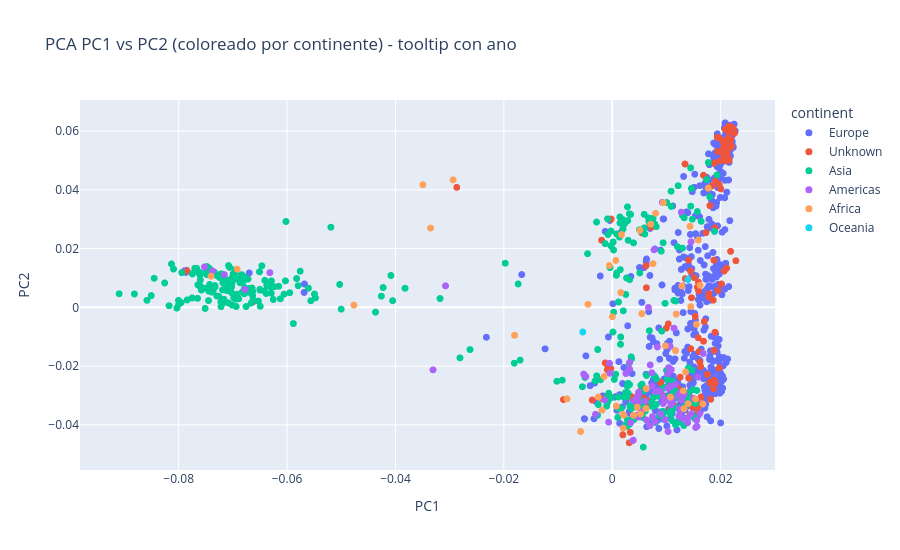

Write notebook code for a chart like this one.
### Code cell
import pandas as pd
import plotly.express as px

# Base para graficos (sin pisar df original)
df_base = df if "df" in globals() and isinstance(df, pd.DataFrame) else pca.copy()

# ---- helpers simples para detectar columnas por alias ----
def _find_col(df_input, names):
    cols_norm = {str(c).strip().lower().replace(" ", "_"): c for c in df_input.columns}
    for opt in names:
        k = str(opt).strip().lower().replace(" ", "_")
        if k in cols_norm:
            return cols_norm[k]
    for c in df_input.columns:
        cl = str(c).strip().lower().replace(" ", "_")
        for opt in names:
            k = str(opt).strip().lower().replace(" ", "_")
            if k in cl:
                return c
    return None

def _extract_pool_column(df_input):
    if "POOL" in df_input.columns:
        return "POOL"
    if "pool" in df_input.columns:
        return "pool"
    for c in df_input.columns:
        if str(c).strip().lower() == "pool":
            return c
    return None

def _add_pool(df_plot):
    if "POOL" in df_plot.columns:
        return df_plot
    if "POOL_x" in df_plot.columns:
        df_plot["POOL"] = df_plot["POOL_x"]
        return df_plot
    if "POOL_y" in df_plot.columns:
        df_plot["POOL"] = df_plot["POOL_y"]
    return df_plot

year_col = _find_col(meta, ["release_year", "year", "anio"])
if year_col is None:
    raise ValueError("No se encontro ninguna columna de ano en meta.")

cont_col = _find_col(meta, ["continent", "origin", "continente", "region"])
if cont_col is None:
    raise ValueError("No se encontro columna de continente u origen en meta.")

pool_col_base = _extract_pool_column(df_base)
pool_col_meta = _extract_pool_column(meta)

meta_cols = ["IID", year_col, cont_col]
if pool_col_base is None and pool_col_meta is not None:
    meta_cols.append(pool_col_meta)

# Merge sin destruir df base
if any(c not in df_base.columns for c in [year_col, cont_col]):
    df_plot = df_base.merge(meta[meta_cols].copy(), on="IID", how="left")
else:
    df_plot = df_base.copy()

# normalizar nombres
if year_col in df_plot.columns:
    df_plot = df_plot.rename(columns={year_col: "release_year"})
if cont_col in df_plot.columns:
    df_plot = df_plot.rename(columns={cont_col: "continent"})

if "POOL" not in df_plot.columns and pool_col_base is not None and pool_col_base in df_plot.columns:
    df_plot = df_plot.rename(columns={pool_col_base: "POOL"})

df_plot = _add_pool(df_plot)
if "POOL" not in df_plot.columns:
    df_plot["POOL"] = pd.NA

if "release_year" not in df_plot.columns:
    df_plot["release_year"] = pd.NA

df_plot["release_year"] = pd.to_numeric(df_plot["release_year"], errors="coerce").astype("Int64")

# Grafico interactivo (todo el material)
fig = px.scatter(
    df_plot,
    x="PC1",
    y="PC2",
    color="continent",
    hover_data={
        "IID": True,
        "release_year": True,
        "continent": True,
        "POOL": True,
        "PC1": False,
        "PC2": False,
    },
    title="PCA PC1 vs PC2 (coloreado por continente) - tooltip con ano",
    height=550,
)
fig.update_traces(marker=dict(size=7))
fig.show()

### Figure 1 — Plotly figure (JSON) as saved in the notebook; plotly's stock layout.template omitted (floating-point values rounded to 4 significant figures; data arrays with more than 128 entries replaced by an {"elided": "..."} marker saying what was removed)
{"data": [{"customdata": {"elided": "513x4 mixed values"}, "hovertemplate": "continent=%{customdata[2]}<br>IID=%{customdata[0]}<br>release_year=%{customdata[1]}<br>POOL=%{customdata[3]}<extra></extra>", "legendgroup": "Europe", "marker": {"color": "#636efa", "size": 7, "symbol": "circle"}, "mode": "markers", "name": "Europe", "showlegend": true, "type": "scattergl", "x": {"elided": "513 float values"}, "xaxis": "x", "y": {"elided": "513 float values"}, "yaxis": "y"}, {"customdata": {"elided": "128x4 mixed values"}, "hovertemplate": "continent=%{customdata[2]}<br>IID=%{customdata[0]}<br>release_year=%{customdata[1]}<br>POOL=%{customdata[3]}<extra></extra>", "legendgroup": "Unknown", "marker": {"color": "#EF553B", "size": 7, "symbol": "circle"}, "mode": "markers", "name": "Unknown", "showlegend": true, "type": "scattergl", "x": [0.02198, 0.02082, 0.02122, 0.01343, 0.02109, 0.0215, 0.02166, 0.02054, 0.02148, 0.02103, 0.01948, 0.01904, 0.02077, 0.02124, 0.01979, 0.02086, 0.02055, 0.02238, 0.02078, 0.01983, 0.0216, 0.01683, 0.02055, 0.02164, 0.02256, 0.02205, 0.02149, 0.02145, 0.01879, 0.02189, 0.02072, 0.02202, 0.02158, 0.02058, 0.01348, 0.02063, 0.01874, 0.01949, 0.01897, 0.01253, 0.02016, 0.01867, 0.01843, 0.01817, 0.01864, 0.01878, 0.01685, 0.02184, 0.01939, 0.01972, 0.01463, 0.01799, 0.01444, 0.01755, 0.01632, 0.01594, 0.02065, 0.01784, 0.0178, 0.01411, 0.01592, 0.01838, 0.01511, -0.009001, 0.003336, 0.01579, 0.009029, 0.01428, 0.008899, 0.001956, 0.01367, 0.008939, 0.00585, 0.01617, -0.003698, 0.00546, 0.01432, 0.009981, -0.02869, 0.01897, 0.0141, 0.01532, 0.02281, 0.01975, 0.003511, 0.003131, 0.006301, -0.07844, -0.0007996, -0.001959, -0.07042, 0.007241, 0.01034, 0.01728, 0.003753, -0.06622, 0.0157, 0.006946, -0.0001982, 0.02005, 0.01802, 0.01449, 0.0211, -0.0009096, 0.006229, 0.01895, 0.005702, -0.0008299, 0.01073, -0.001728, 0.01593, 0.01202, 0.01481, 0.01333, 0.006719, 0.00541, 0.01141, 0.0158, 0.01076, 0.01069, 0.007026, -0.000267, -0.00129, 0.0188, 0.01637, 0.01601, 0.01697, 0.01586], "xaxis": "x", "y": [0.05471, 0.0606, 0.0517, 0.04882, 0.04985, 0.05962, 0.06034, 0.05625, 0.05754, 0.05544, 0.05311, 0.04304, 0.05387, 0.05344, 0.0576, 0.05004, 0.05448, 0.0607, 0.05098, 0.04986, 0.05603, 0.04496, 0.05199, 0.05581, 0.05933, 0.06136, 0.06103, 0.06165, 0.04914, 0.05716, 0.05641, 0.05483, 0.05012, 0.05255, 0.009793, 0.05672, 0.0161, 0.005761, -0.02577, -0.02376, 0.007958, -0.02768, -0.0257, -0.03131, 0.002449, -0.02481, -0.01154, 0.01906, 0.05791, -0.02062, 0.00327, -0.0256, 0.01239, -0.02284, -0.02018, 0.005642, 0.01237, 0.003514, 0.004605, -0.02415, 0.008571, 0.04129, 0.01015, -0.03141, -0.04255, -0.03522, -0.02941, -0.03087, -0.02566, -0.04342, -0.03042, -0.02554, -0.03106, -0.01864, -0.03155, 0.02534, -0.03662, -0.007062, 0.04085, 0.02704, 0.01606, -0.003079, 0.01587, 0.04175, -0.03037, -0.04612, 0.006677, 0.01238, -0.02067, 0.02286, 0.005484, 0.02731, -0.005631, 0.02544, -0.03159, 0.001941, 0.0069, 0.02845, 0.03008, 0.04033, 0.03461, -0.01408, 0.01332, -0.02124, 0.01413, -0.008472, -0.03384, -0.02999, -0.03446, -0.03117, -0.03279, -0.02713, -0.03397, -0.03084, -0.03194, -0.02792, -0.03368, -0.03357, -0.03057, -0.02703, -0.03331, -0.02088, -0.01893, -0.01469, -0.03057, -0.01509, -0.004817, -0.01037], "yaxis": "y"}, {"customdata": {"elided": "333x4 mixed values"}, "hovertemplate": "continent=%{customdata[2]}<br>IID=%{customdata[0]}<br>release_year=%{customdata[1]}<br>POOL=%{customdata[3]}<extra></extra>", "legendgroup": "Asia", "marker": {"color": "#00cc96", "size": 7, "symbol": "circle"}, "mode": "markers", "name": "Asia", "showlegend": true, "type": "scattergl", "x": {"elided": "333 float values"}, "xaxis": "x", "y": {"elided": "333 float values"}, "yaxis": "y"}, {"customdata": {"elided": "84x4 str values"}, "hovertemplate": "continent=%{customdata[2]}<br>IID=%{customdata[0]}<br>release_year=%{customdata[1]}<br>POOL=%{customdata[3]}<extra></extra>", "legendgroup": "Americas", "marker": {"color": "#ab63fa", "size": 7, "symbol": "circle"}, "mode": "markers", "name": "Americas", "showlegend": true, "type": "scattergl", "x": [0.01229, -0.03307, 0.007376, 0.00925, 0.0124, 0.01026, -0.004872, -0.07524, -0.07374, 0.01274, 0.01129, 0.003812, 0.01392, 0.007433, 0.01065, -0.0006615, 0.00833, 0.01046, 0.01172, 0.01041, -0.003083, 0.009376, 0.01067, 0.008891, 0.01046, 0.003885, 0.01089, -0.07157, 0.007921, 0.009749, 0.004722, 0.008015, 0.004833, 0.004596, 0.007713, 0.01219, 0.006115, 0.003986, 0.006675, 0.003398, 0.008336, 0.004743, 0.01034, -0.03076, 0.006311, 0.01454, -0.001435, 0.01382, 0.01253, 0.01452, 0.0114, 0.01284, -0.0005018, 0.005266, 0.006943, 0.0168, 0.0154, -0.0004252, 0.01086, 0.01327, 0.002526, 0.01581, 0.00988, 0.01279, 0.007011, 0.01615, 0.01564, -0.005267, 0.01394, 0.007301, 0.00486, 0.01556, 0.009437, -0.06777, 0.01501, 0.005294, 0.01079, 0.0103, 0.00888, 0.01245, 0.004725, 0.003208, 0.00322, -0.06317], "xaxis": "x", "y": [-0.03712, -0.02128, -0.02676, 0.03574, -0.03452, -0.02757, -0.02353, 0.01376, 0.01237, 0.0324, -0.0316, -0.04535, -0.0393, -0.0372, -0.03124, -0.03908, -0.01348, -0.03164, -0.02624, -0.02051, -0.03642, -0.03275, -0.01329, -0.03631, -0.03122, -0.04522, -0.02121, 0.01116, -0.03898, -0.03829, -0.03003, -0.02864, -0.03733, -0.03674, 0.01959, -0.02975, -0.03196, -0.0318, -4.413e-05, -0.03928, -0.02848, -0.03263, -0.02253, 0.007324, -0.03832, 0.02231, -0.03151, -0.03851, -0.03565, -0.03639, -0.007092, -0.03154, -0.01905, -0.03559, -0.04031, -0.01569, -0.04089, -0.02246, -0.03317, -0.0296, -0.02252, -0.02375, -0.03168, -0.03756, -0.01961, -0.03619, -0.04054, -0.02272, -0.03773, -0.02228, -0.02891, -0.03845, -0.03068, 0.006108, -0.03101, -0.03575, -0.02692, -0.04227, -0.02863, -0.02914, -0.03167, -0.02103, -0.0187, 0.01182], "yaxis": "y"}, {"customdata": {"elided": "50x4 str values"}, "hovertemplate": "continent=%{customdata[2]}<br>IID=%{customdata[0]}<br>release_year=%{customdata[1]}<br>POOL=%{customdata[3]}<extra></extra>", "legendgroup": "Africa", "marker": {"color": "#FFA15A", "size": 7, "symbol": "circle"}, "mode": "markers", "name": "Africa", "showlegend": true, "type": "scattergl", "x": [-0.002583, -0.00835, -0.005842, 0.01554, 0.002109, 0.006274, 0.005213, 0.0007456, 0.001981, 0.002008, -0.004479, 0.01169, 0.01181, 0.01538, 0.00752, 0.007104, 0.01434, -0.04767, 0.001694, 0.0006466, -0.01802, 0.01074, 0.006222, -0.06921, -0.07403, 0.003918, 0.01354, -0.00149, 0.01772, 0.01323, 0.01283, 0.01674, 0.004613, 0.005459, 0.0162, -0.02937, 0.01449, 0.008002, 0.009431, 0.005104, 0.01402, -0.03352, 0.01311, -0.03494, 0.009801, 0.01588, -0.001884, -0.0005285, 0.00158, 2.293e-05], "xaxis": "x", "y": [-0.03055, -0.03115, -0.04228, -0.005797, -0.03668, -0.02766, -0.03627, -0.03359, -0.03641, -0.04114, 0.001032, -0.01471, -0.002294, -0.03124, 0.01486, 0.02833, 0.02758, 0.0007673, 0.02478, 0.01597, -0.009495, -0.03056, -0.03445, 0.01303, 0.01064, -0.03675, -0.022, -0.02355, 0.0406, -0.03451, 0.007282, -0.03292, -0.03398, -0.002135, 0.007507, 0.04342, 0.0002482, 0.03204, 0.03563, 0.02624, -0.03281, 0.02699, -0.02843, 0.04174, -0.0131, 0.02294, -0.03501, 0.01426, 0.005026, -0.003212], "yaxis": "y"}, {"customdata": [["SAMEA110189204", null, "Oceania", "PGR_spring"], ["SAMEA110189127", null, "Oceania", "PGR_spring"]], "hovertemplate": "continent=%{customdata[2]}<br>IID=%{customdata[0]}<br>release_year=%{customdata[1]}<br>POOL=%{customdata[3]}<extra></extra>", "legendgroup": "Oceania", "marker": {"color": "#19d3f3", "size": 7, "symbol": "circle"}, "mode": "markers", "name": "Oceania", "showlegend": true, "type": "scattergl", "x": [0.01396, -0.005442], "xaxis": "x", "y": [0.009498, -0.0084], "yaxis": "y"}], "layout": {"height": 550, "legend": {"title": {"text": "continent"}, "tracegroupgap": 0}, "title": {"text": "PCA PC1 vs PC2 (coloreado por continente) - tooltip con ano"}, "xaxis": {"anchor": "y", "domain": [0, 1], "title": {"text": "PC1"}}, "yaxis": {"anchor": "x", "domain": [0, 1], "title": {"text": "PC2"}}}}
